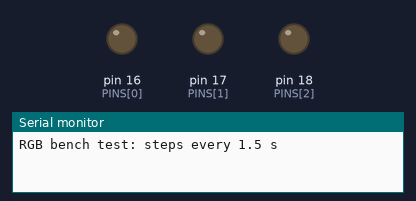
Bench run of a sketch on a simulated Arduino Uno, built with avr-gcc and run on an emulated ATmega328P. Shown: output pins drawn as LEDs (lit = HIGH), the last lines printed to the serial monitor.

Above: at 0.7 s.
At 2.2 s:
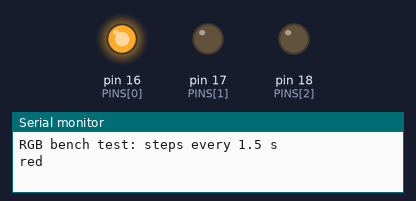
At 3.7 s:
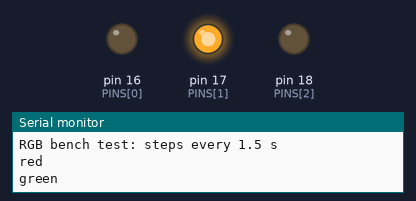
At 5.2 s:
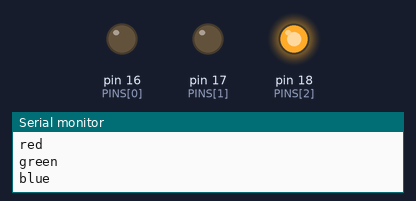
At 6.7 s:
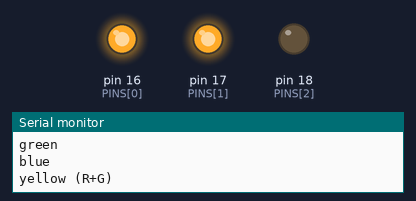
At 9.7 s:
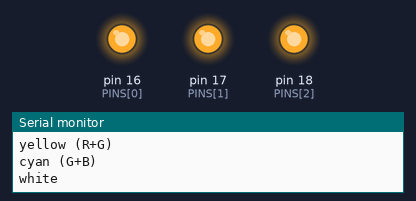
Timing chart, 0 to 11.7 s (numbered marks = the images above):
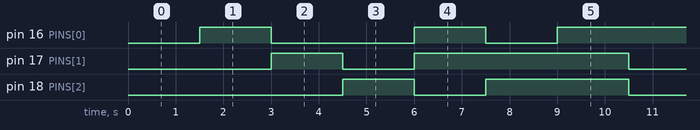

The sketch:

BenchTest.ino
```cpp
// FH-HVAC RGB LED bench test -- single component, no network.
// R/G/B -> GPIO 16/17/18 through 220 ohm, common cathode -> GND.
const int PINS[3] = {16, 17, 18};
const char* NAMES[6] = {"red", "green", "blue", "yellow (R+G)", "cyan (G+B)", "white"};
const bool MASK[6][3] = {{1,0,0},{0,1,0},{0,0,1},{1,1,0},{0,1,1},{1,1,1}};
int idx = 0;
unsigned long last = 0;
void setup() {
  Serial.begin(115200);
  for (int i = 0; i < 3; i++) pinMode(PINS[i], OUTPUT);
  Serial.println("RGB bench test: steps every 1.5 s");
}
void loop() {
  if (millis() - last >= 1500) {
    last = millis();
    for (int i = 0; i < 3; i++) digitalWrite(PINS[i], MASK[idx][i] ? HIGH : LOW);
    Serial.println(NAMES[idx]);
    idx = (idx + 1) % 6;
  }
}
```

Measured:
- by itself, pin 16 (PINS[0]): repeats every 9.0 s: LOW 3.0 s, HIGH 1.5 s, LOW 1.5 s, HIGH 3.0 s
- by itself, pin 17 (PINS[1]): repeats every 9.0 s: LOW 1.5 s, HIGH 4.5 s, LOW 1.5 s, HIGH 1.5 s
- by itself, pin 18 (PINS[2]): repeats every 9.0 s: LOW 1.5 s, HIGH 3.0 s, LOW 3.0 s, HIGH 1.5 s
